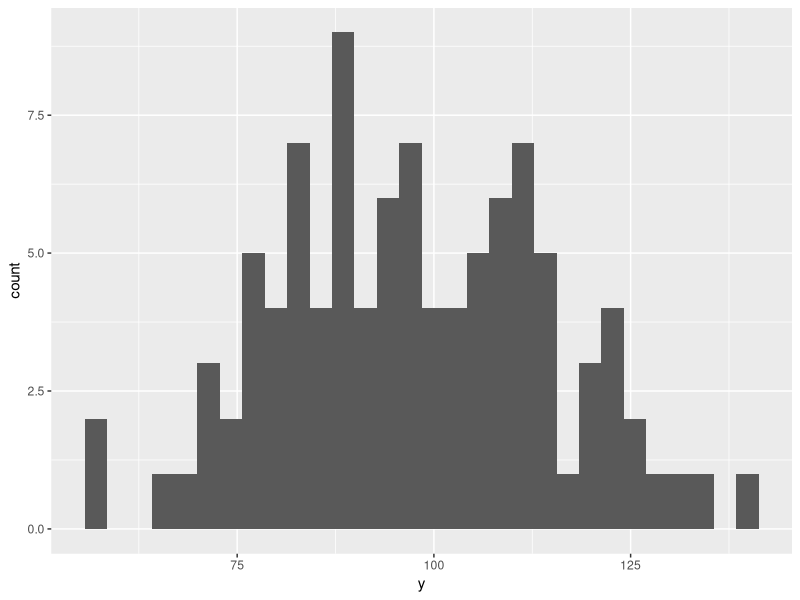
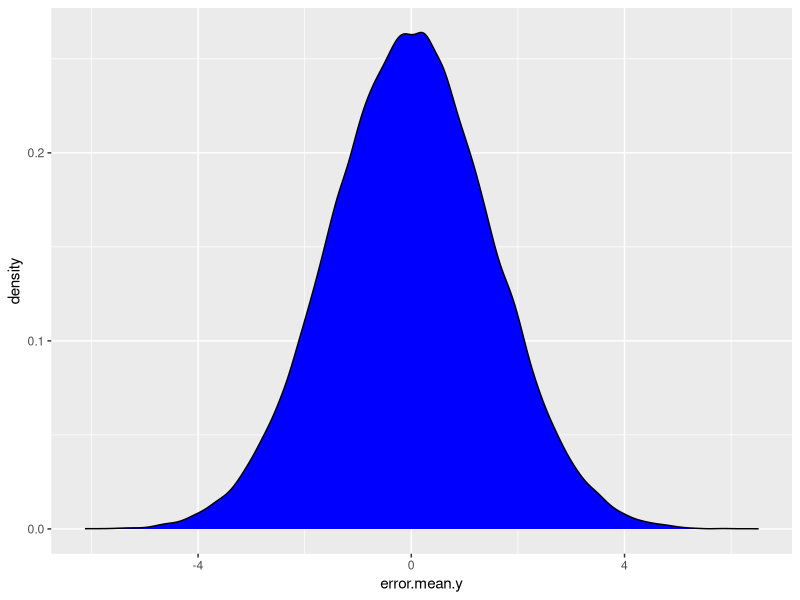

Source code (R) for these figures, in order:
library(ggplot2)
mu_Y = 100
sigma_Y = 15
n = 100

y = mu_Y + 
  rnorm(n, 0, sigma_Y)

ggplot(data.frame(y), aes(y))+geom_histogram()
y = round(y)

median(y)
quantile(y, c(0.25, 0.75))
IQR(y)
mean(y)



sd(y)
summary(lm(y~1))

( sem = sd(y) / sqrt(length(y)) )

( t = (mean(y) - 100) / (sd(y) / sqrt(length(y))) )


t = function(x){(mean(x)-100)/(sd(x)/sqrt(length(x)))}
ggplot(data.frame(error.mean.y=replicate(100000, mean(rnorm(n, mu_Y, sigma_Y))-100)),
       aes(error.mean.y))+geom_density(fill='blue')

save(y, file='y.rdata')
